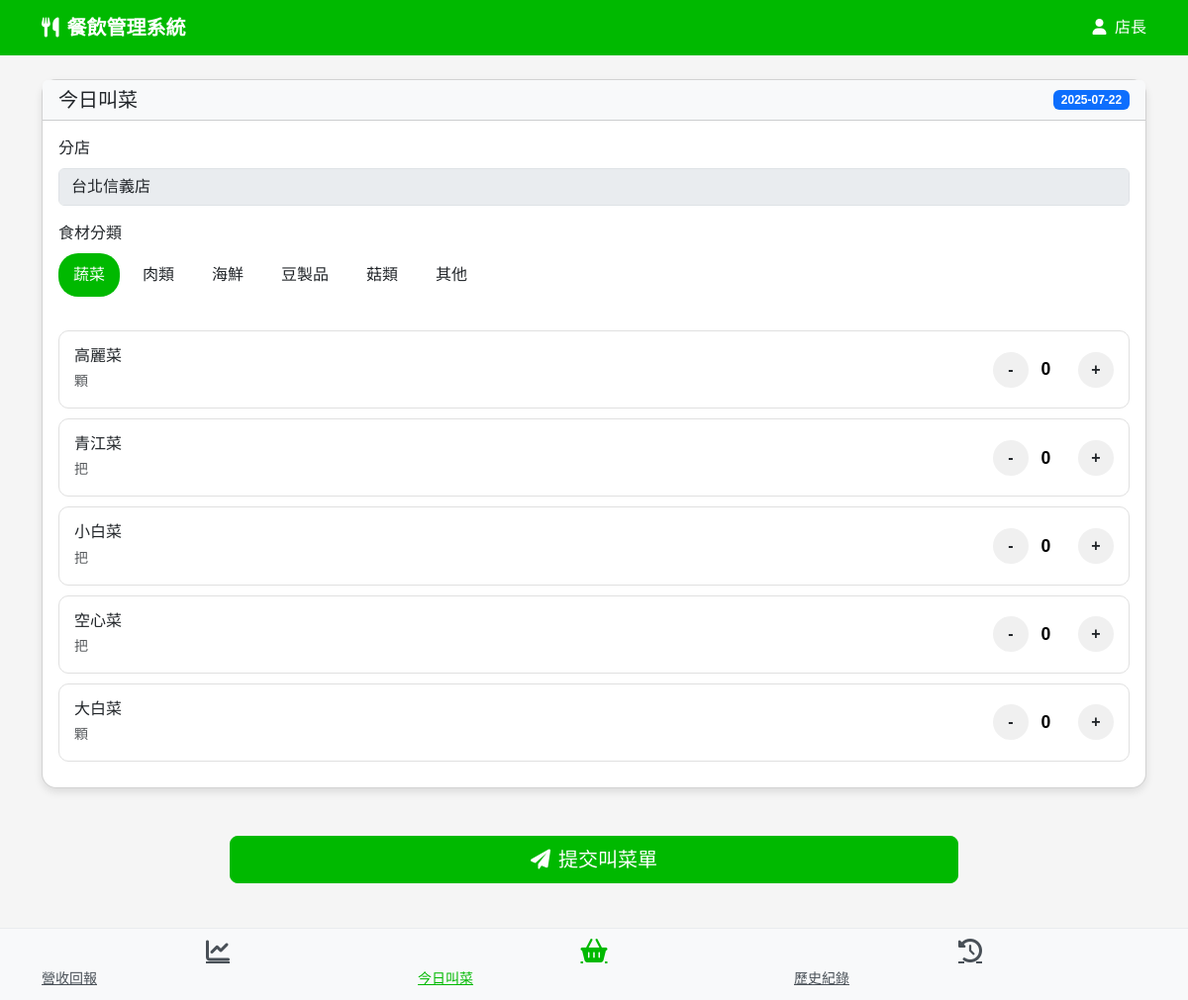
The app's page /liff/order/ with its own data.
### apps/mock_data/models.py (models this page shows, shortened)
class Store(models.Model):
    REGION_CHOICES = [
        ('taipei', '台北地區'),
        ('new_taipei', '新北地區'),
        ('taoyuan', '桃園地區'),
        ('taichung', '台中地區'),
        ('tainan', '台南地區'),
        ('kaohsiung', '高雄地區'),
    ]
    name = models.CharField(max_length=100)
    location = models.CharField(max_length=200)
    region = models.CharField(max_length=20, choices=REGION_CHOICES, default='taipei')
    manager_name = models.CharField(max_length=100)
    manager_line_id = models.CharField(max_length=100)
    created_at = models.DateTimeField(auto_now_add=True)

class Ingredient(models.Model):
    name = models.CharField(max_length=100)
    unit = models.CharField(max_length=20)  # e.g., kg, piece, bag
    category = models.CharField(max_length=50)

### apps/liff_interface/views.py (the view)
# urls.py: path('order/', views.DailyOrderView.as_view(), name='order'),
class DailyOrderView(View):
    def get(self, request):
        store = Store.objects.first()
        today = timezone.now().date()
        today_order = Order.objects.filter(store=store, date=today).first()
        ingredients_by_category = {}
        for ingredient in Ingredient.objects.all():
            if ingredient.category not in ingredients_by_category:
                ingredients_by_category[ingredient.category] = []
            ingredients_by_category[ingredient.category].append(ingredient)
        order_items = {}
        if today_order:
            for item in today_order.items.all():
                order_items[item.ingredient.id] = item.quantity
        context = {
            'store': store,
            'today': today,
            'today_order': today_order,
            'ingredients_by_category': ingredients_by_category,
            'order_items': order_items,
            'liff_id': settings.LINE_LIFF_ID,
        }
        return render(request, 'liff_interface/order.html', context)

### apps/mock_data/templatetags/custom_filters.py (called while the page is built)
@register.filter
def get_item(dictionary, key):
    return dictionary.get(key, 0)

### templates/liff_interface/order.html (shortened to what this page needs)
{% extends 'liff_interface/base.html' %}
{% load custom_filters %}
{% block content %}
<div class="row">
    <div class="col-12">
        <div class="card mb-4">
            <div class="card-header bg-light d-flex justify-content-between align-items-center">
                <h5 class="mb-0">今日叫菜</h5>
                <span class="badge bg-primary">{{ today|date:"Y-m-d" }}</span>
            </div>
            <div class="card-body">
                <div class="mb-3">
                    <label class="form-label">分店</label>
                    <input type="text" class="form-control" value="{{ store.name }}" disabled>
                </div>
                <div class="mb-3">
                    <label class="form-label">食材分類</label>
                    <div class="category-tabs-container">
                        <div class="d-flex">
                            {% for category, ingredients in ingredients_by_category.items %}
                            <div class="category-tab {% if forloop.first %}active{% endif %}" data-category="{{ category }}">
                                {{ category }}
                            </div>
                            {% endfor %}
                        </div>
                    </div>
                </div>
                {% for category, ingredients in ingredients_by_category.items %}
                <div class="ingredient-category" id="category-{{ category }}" {% if not forloop.first %}style="display: none;"{% endif %}>
                    {% for ingredient in ingredients %}
                    <div class="ingredient-card" data-id="{{ ingredient.id }}">
                        <div class="d-flex justify-content-between align-items-center">
                            <div>
                                <h6 class="mb-1">{{ ingredient.name }}</h6>
                                <small class="text-muted">{{ ingredient.unit }}</small>
                            </div>
                            <div class="quantity-control">
                                <div class="quantity-btn minus-btn">-</div>
                                <input type="number" class="quantity-input" value="{{ order_items|get_item:ingredient.id|default:'0' }}" min="0" max="99" readonly>
                                <div class="quantity-btn plus-btn">+</div>
                            </div>
                        </div>
                    </div>
                    {% endfor %}
                </div>
                {% endfor %}
            </div>
        </div>
    </div>
</div>
<div class="row justify-content-center mt-4 mb-5">
    <div class="col-md-8">
        <div class="d-grid">
            <button class="btn btn-primary btn-lg" id="submitOrderBtn">
                <i class="fas fa-paper-plane me-2"></i>提交叫菜單
            </button>
        </div>
    </div>
</div>
{% endblock %}

### templates/liff_interface/base.html (style rules this page uses)
body { background-color: #f5f5f5; font-family: 'Noto Sans TC', sans-serif; padding-bottom: 70px; }
.card { border-radius: 15px; box-shadow: 0 4px 8px rgba(0,0,0,0.1); margin-bottom: 20px; }
.btn-primary { background-color: #00B900; border-color: #00B900; }

### templates/liff_interface/order.html (style rules this page uses)
.ingredient-card { border: 1px solid #e0e0e0; border-radius: 10px; padding: 15px; margin-bottom: 10px; background-color: white; }
.quantity-control { display: flex; align-items: center; }
.quantity-btn { width: 36px; height: 36px; border-radius: 50%; background-color: #f0f0f0; display: flex; align-items: center; justify-content: center; cursor: pointer; user-select: none; font-weight: bold; }
.quantity-input { width: 50px; text-align: center; border: none; background: transparent; font-weight: bold; font-size: 1.1rem; }
.category-tab { cursor: pointer; padding: 10px 15px; border-radius: 20px; margin-right: 8px; margin-bottom: 8px; white-space: nowrap; }
.category-tab.active { background-color: #00B900; color: white; }
.category-tabs-container { overflow-x: auto; white-space: nowrap; padding-bottom: 10px; }

### records on screen
Store: name "台北信義店"
Ingredient: category "蔬菜", name "高麗菜", unit "顆", id "0"
Ingredient: category "肉類"
Ingredient: category "海鮮"
Ingredient: category "豆製品"
Ingredient: category "菇類"
Ingredient: category "其他"
Ingredient: name "青江菜", unit "把", id "0"
Ingredient: name "小白菜", unit "把", id "0"
Ingredient: name "空心菜", unit "把", id "0"
Ingredient: name "大白菜", unit "顆", id "0"
